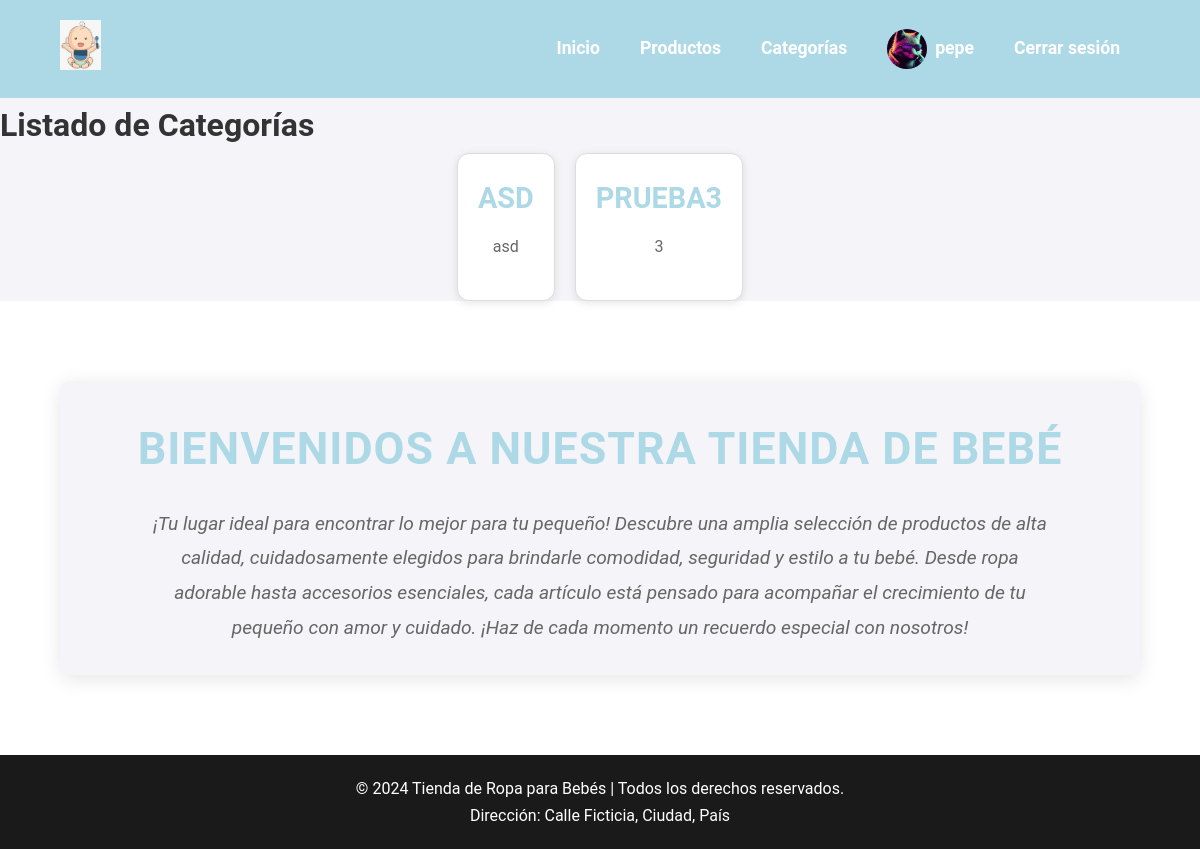
The page /categorias/ (signed in) on the database as committed earlier.
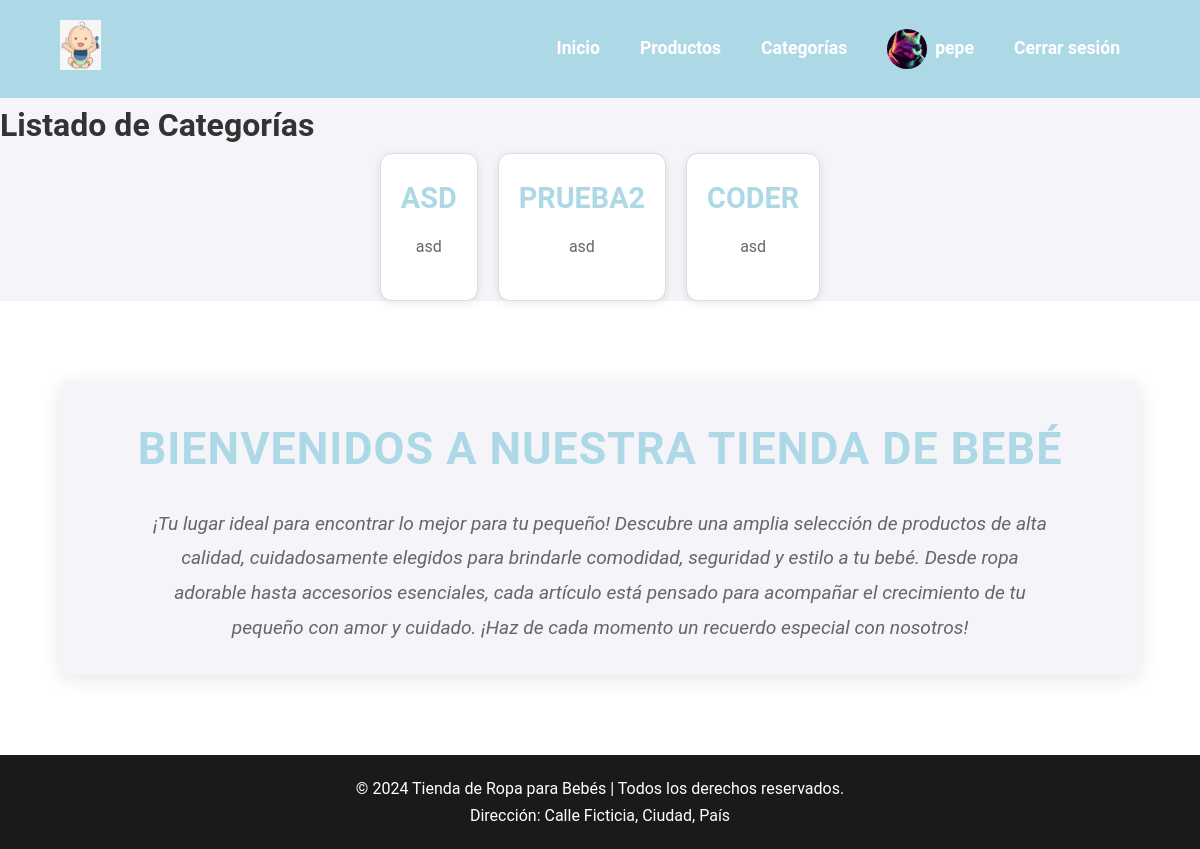
The same page on the database as committed later.
### producto/models.py (models this page shows, shortened)
class Categoria(models.Model):
    nombre = models.CharField(max_length=100)
    descripcion = models.TextField(blank=True, null=True)

### producto/views.py (the view)
# urls.py: path('categorias/', CategoriaListView.as_view(), name='listado_categorias'),
class CategoriaListView(ListView):
    model = Categoria
    template_name = 'categorias/listado.html'
    context_object_name = 'categorias'

### producto/templates/categorias/listado.html (shortened to what this page needs)
{% extends 'producto/index.html' %}
{% block content %}
<h1 class="text-center mb-4">Listado de Categorías</h1>
<div class="row">
    {% for categoria in categorias %}
    <div class="col-md-4 mb-4">
        <div class="card shadow-sm border-light">
            <div class="card-body">
                <h5 class="card-title">{{ categoria.nombre }}</h5>
                <p class="card-text">{{ categoria.descripcion }}</p>
            </div>
        </div>
    </div>
    {% endfor %}
</div>
{% endblock %}

Rows that differ between the two databases and show on the page:
removed Categoria: nombre "PRUEBA3", descripcion "3"
added Categoria: nombre "PRUEBA2", descripcion "asd"
added Categoria: nombre "CODER", descripcion "asd"
